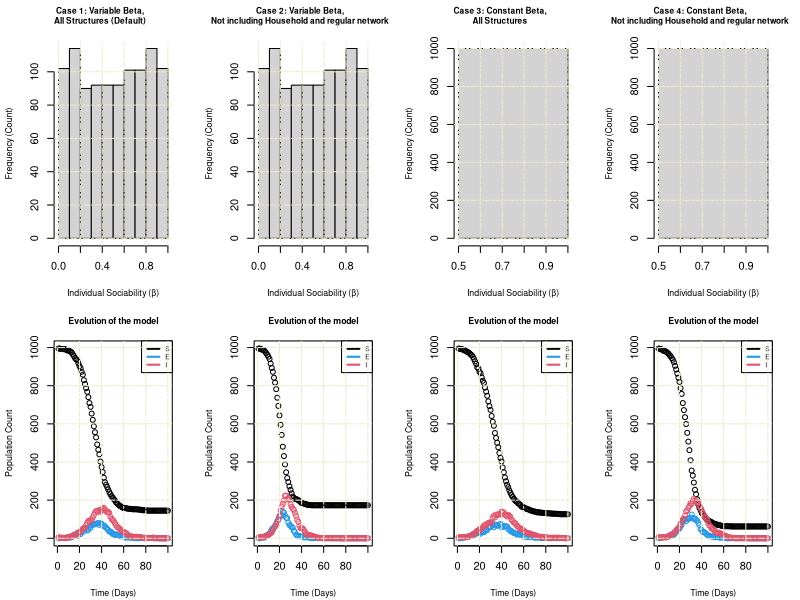

The R script that drew this image:
# This assignment was completed collaboratively by 
# Mansi Neb,
# Riccardo Monforte, and
# Fakhruddin Hakim Hussain.
# Each member contributed approximately one-third (33%) to the total effort,
# covering the setup, model implementation, simulation analysis, and documentation.

# ------------------------------------------------------------------------------#

# GitHub Repo Link: https://github.com/fakhruddin-12/Extended_Statistical_programming_Assignment_1/tree/main

# ------------------------------------------------------------------------------#

# This code implements a refined SEIR (Susceptible, Exposed, Infectious, Recovered)
# epidemiological model that accounts for social structure. It contains functions
# to generate household groups and a contact network, which are then used
# in a simulation to study how these social structures (or lack thereof)
# influence epidemic dynamics.

# ------------------------------------------------------------------------------#

# We start by setting up the population's household structure. We generate
# a vector 'h' where each element is a household ID. People with the same
# household ID live in the same household.

n <- 1000       # Number of people in the population.
hmax <- 5       # The maximum number of people in a single household.

# Create household IDs by repeating 1 to n multiple times, sampled up to hmax
# and then truncating to the population size 'n'.
h <- rep(1:n, (sample(1:hmax, n, replace=TRUE)))[1:n]


# ------------------------------------------------------------------------------#

# Now, we create a function called 'get.net()'.

get.net <- function(beta, h, nc = 15) {

# Purpose: Generate a list-based contact network for the population.
# This network represents regular, non-household contacts based on individual
# 'sociability'.

# Inputs:
#   1) beta: numeric vector of sociability for each person 
#           (higher = more likely to contact others)
#   2) h: vector indicating household membership 
#         (people in the same household share the same value)
#   3) nc: average number of contacts per person (default = 15)

# Output:
# A list where the i-th element is a vector of the contact indices for person i.
  
  n <- length(beta)       # Number of individuals in the population.
  beta_bar <- mean(beta)  # Average sociability value across all individuals.
  
  # Calculate the probability of a contact existing for every possible pair of people.
  # The 'outer' function is a fast, vectorized way to apply the probability formula
  # to all pairs of sociability scores.
  p_mat <- outer(beta, beta, function(bi, bj) {
    nc * bi * bj / (beta_bar^2 * (n - 1))
  })
  
  # Ensure all calculated probabilities are valid (between 0 and 1).
  p_mat <- pmin(1, pmax(0, p_mat))
  
  # Create a logical matrix that identifies pairs of people who are in the same
  # household or are the same person.
  same_house_or_individual <- outer(h, h, "==")
  
  # Set the contact probability to 0 for pairs identified in the previous step.
  p_mat[same_house_or_individual] <- 0
  
  # Initialize an empty matrix to represent the network's connections,
  # where a '1' will denote a link.
  A <- matrix(0, n, n)
  
  # We only consider the upper half of the matrix because the network is symmetric
  # (if a person i is connected to person j, j is also connected to i).
  upper_tri_indices <- upper.tri(A)
  
  # Randomly generate contacts in the upper triangle based on the probability matrix.
  # A contact is formed if a random uniform value is less than the calculated probability.
  A[upper_tri_indices] <- runif(sum(upper_tri_indices)) < p_mat[upper_tri_indices]
  
  # Make the matrix symmetric. This ensures that if a link exists
  # from person i to j, it also exists from j to i, completing the network.
  A <- A | t(A)
  
  # Convert the final network matrix into a list format.
  net <- lapply(1:n, function(i) which(A[i, ] == 1))
  
  return(net)
}

# ------------------------------------------------------------------------------#

# Next, we create a function called 'nseir()'.

nseir <- function(beta, h, alink,
                  alpha = c(.1, .01, .01),  
                  delta = .2, gamma = .4, nc = 15,
                  nt = 100, pinf = .005) {

# Purpose: Run a stochastic SEIR simulation with social structure (households + network).

# Inputs:
#   beta  = individual sociability
#   h     = household IDs
#   alink = list of regular non-household contacts for each person
#   alpha = (alpha_h, alpha_c, alpha_r): daily infection probs 
#           for household, network, random contacts (default = 0.1, 0.01, 0.01)
#   gamma = daily prob E (Exposed) --> I (Infectious) (default = 0.4)
#   delta = daily prob I (Infectious) --> R (Recovered) (default = 0.2)
#   nc    = average contact per person (default = 15)
#   nt    = number of days to simulate (default = 100)
#   pinf  = proportion of infective at day 1 (default = 0.005)

# State encoding: S=0; E=1; I=2; R=3

# Output:
# A list with daily counts of S, E, I, R and the time index t.
  
  n <- length(beta)   # Number of individuals in the population.
  
  # Setting up alpha for each possible social scenario
  alpha_h <- alpha[1]
  alpha_c <- alpha[2]
  alpha_r <- alpha[3]
  
  # Initialize susceptibles
  x <-  rep(0, n)
  
  # Create initial infectives (I=2)
  nI0 <- round(pinf * n)
  x[sample.int(n, nI0)] <- 2 
  
  # Setting up storage for tracking pop state each day
  S <- E <- I <- R <-  rep(0, nt)
  
  # Initialize day 1 storage variables
  S[1] <- sum(x == 0)
  E[1] <- sum(x == 1)
  I[1] <- sum(x == 2)
  R[1] <- sum(x == 3)
  
  # Loop over days
  for (t in 2:nt) {
    
    # Set up next time step
    x_next <- x
    
    # Get position of people in each state (previous day)
    S_idx <- which(x == 0)
    E_idx <- which(x == 1)
    I_idx <- which(x == 2) 
    
    # E-->I transition (latency period ends) with probability gamma
    t_I <- runif(length(E_idx)) < gamma
    x_next[E_idx[t_I]] <- 2
    
    # I-->R transition (recovery) with probability delta
    t_R <- runif(length(I_idx)) < delta
    x_next[I_idx[t_R]] <- 3
    
    
    ##---------------- Scenario 1: infection from household--------------------##
    
    # Get number of infectives per household, then per susceptible
    hmax_val <- max(h)
    I_xfam <- tabulate(h[I_idx], nbins = hmax_val) 
    kxS_h <- I_xfam[h[S_idx]] 
    
    # Probability of being infected by a household member
    p_h <- 1 - (1-alpha_h)^kxS_h
    
    
    ##---------------- Scenario 2: infection from network ---------------------##
    
    # Flag infectives; count I among each susceptible’s contacts
    flag <- rep(FALSE, n)
    flag[I_idx] <- TRUE
    kxS_c <- sapply(alink[S_idx], function(i) sum(flag[i]))
    
    # Probability of being infected by a network member
    p_c <- 1 - (1-alpha_c)^kxS_c
    
    
    ##---------------- Scenario 3: random infection ---------------------------##
    
    # Isolate constant factor for pairwise random contacts
    beta_bar <- mean(beta)
    c0 <-  (alpha_r*nc)/(beta_bar^2*(n-1))
    
    # Compute scaled contact factor for susceptibles (includes sociability and base constant)
    beta_j_scaled <- c0*beta[S_idx] 
    
    # Per-infective sociability
    bi <- beta[I_idx] 
    
    # Pairwise transmission probs (rows = susceptibles, cols = infectives)
    M <- beta_j_scaled %o% bi
    
    # Compute log probability of "no-infection"
    # log1p(-M) is numerically stable for log(1-M)
    lsum <- rowSums(log1p(-M))
    
    # Convert cumulative "no-infection" log-probability to infection probability
    p_r <- 1-exp(lsum) 
    
    # Total probability of being infected assuming independence of the three scenarios
    p_tot <- 1- (1-p_h)*(1-p_c)*(1-p_r)
    
    # S --> E transition with total probability p_tot
    new_E <- runif(length(S_idx)) < p_tot
    x_next[S_idx[new_E]] <- 1
    
    # Commit day and update counts
    x <- x_next
    S[t]<-sum(x==0)
    E[t]<-sum(x==1)
    I[t]<-sum(x==2)
    R[t]<-sum(x==3)
  }
  
  # Return the results
  list(S=S, E=E, I=I, R=R, t=0:(nt-1) , beta = beta)
}

# ------------------------------------------------------------------------------#

# Now, we create function called 'plot_sim()' to generate 2 plots.

# Setting plot window for multiple plots.
par(mfcol=c(2,4),mar=c(4,4,3,2) + 0.1)

plot_sim <- function(seir_matrix , case){
  
  # Purpose: Generate two plots: a histogram of the beta (sociability) distribution 
  # and a time-series plot of the S, E, and I populations.
  
  # Inputs:
  #   seir_matrix: A list containing simulation results (S, E, I, R) and the 
  #                beta vector used, as returned by nseir().
  #   case: An integer (1-4) identifying the simulation case for plotting a title.
  
  # Output:
  # Two plots displayed in the current par() window.
  
  ## Defining title for each case
  title <- switch(case,
                  "1" = "Case 1: Variable Beta,\nAll Structures (Default)",
                  "2" = "Case 2: Variable Beta,\nNot including Household and regular network",
                  "3" = "Case 3: Constant Beta,\nAll Structures",
                  "4" = "Case 4: Constant Beta,\nNot including Household and regular network")
  
  ## Generating the location for the title of each case.
  at_params = (1:4 - 0.5) /4
  
  ## Plot 1: Histogram of beta distribution
  hist(seir_matrix$beta,xlab="Individual Sociability (β)", ylab="Frequency (Count)", 
       main = "" ,cex.lab = 0.8) ## beta distribution
  
  ## Adding grid lines to the histogram 
  grid (NULL,NULL, lty = 6, col = "cornsilk2")
  
  ## Plot 2: Time-series of SEIR population counts
  
  ## Plotting the S (Susceptible) vector
  plot(seir_matrix$S,ylim=c(0,max(seir_matrix$S)),xlab="Time (Days)",ylab="Population Count",
       main = "Evolution of the model" , 
       cex.main = 0.8 , cex.lab = 0.8) ## S black
  
  ## Plotting the E (Exposed) and I (Infectious) vectors
  points(seir_matrix$E,col=4);points(seir_matrix$I,col=2) ## E (blue) and I (red)
  
  ## Adding legend to the plot
  legend("topright", 
         legend = c("S", "E", "I"),
         col = c(1, 4, 2), # Black, Blue, Red
         lty = 1, # Line type
         lwd = 2, # Line width
         cex = 0.6) # Font size
  
  ## Adding grid lines to the plot
  grid (NULL,NULL, lty = 6, col = "cornsilk2")
  
  ## Adding the title for the particular case
  mtext(title, side = 3, line = -2, outer = TRUE, at = at_params[case], cex = 0.5 , font = 2)
  
}

# ------------------------------------------------------------------------------#

# Now, we create function called 'run_sim()'.

run_sim <- function(beta , h , 
                    alpha = c(0.1 , 0.01,0.01) , delta = 0.2 , gamma = 0.4 ,
                    nc = 15 , nt = 100 , pinf = 0.005){
  
  # Purpose: A function to execute the full simulation pipeline: 
  # create the network and then run the SEIR model.
  
  # Inputs:
  #   beta, h, alpha, delta, gamma, nc, nt, pinf: All parameters required by nseir().
  
  # Output:
  # The list of simulation results returned by nseir().
  
  # Build the social network using the defined function.
  # 'alink' now holds the list of regular contacts for each person.
  alink = get.net(beta , h , nc)
  
  # Running the SEIR model with the given parameters
  seir_matrix = nseir(beta , h , alink , alpha , delta , gamma , nc , nt , pinf)
  
  return (seir_matrix)
}

#--------------------------------------------------------------------#
# EXPERIMENT SETUP: Now we run the four main simulation scenarios as follows:
# (The 'case' variable is used to label the results for plotting and analysis)

## Case 1 : Default Parameters
## Generate beta from a uniform distribution and 
##keep the other parameters with default values.
case = 1
# Sociability vector (beta)
beta = runif(n , 0 , 1)
seir_matrix_case_1 = run_sim(beta = beta , h = h)
plot_sim(seir_matrix_case_1 , case)

#--------------------------------------------------------------------#

## Case 2 : Not including Household and regular network
## We set αh = αc = 0 and αr = 0.04 so that we don't include
## the Household and the regular network and using the beta generated in case 1.
case = 2
## setting αh = αc = 0 and αr = 0.04
alpha_new = c(0 , 0 , 0.04)
seir_matrix_case_2 = run_sim(beta = beta , h = h , alpha = alpha_new)
plot_sim(seir_matrix_case_2 , case)

#--------------------------------------------------------------------#

## Case 3 : Constant Beta
## In this case, we use a constant beta for every person.
## This beta is generated by taking the average of the betas
## generated in case 1 and assigning it for every person in case 3
## along with taking the default values for all the other parameters.        
case = 3
## Taking the average of the beta vector and repeating it 'n' times                    
beta_new = rep(mean(beta) , n)
seir_matrix_case_3 = run_sim(beta = beta_new , h)
plot_sim(seir_matrix_case_3 , case)

#--------------------------------------------------------------------#

## Case 4 : Constant Beta and not including Household and regular network
## This is the combination of case 2 and case 3 where we take a constant beta
## for each person(beta_new) and not include the household and regular network(alpha_new).
case = 4
seir_matrix_case_4 = run_sim(beta = beta_new , h = h , alpha = alpha_new)
plot_sim(seir_matrix_case_4 , case)

#--------------------Outcome comments---------------------------------#

## Case 1 : Default Parameters

# Households and social networks create smaller, localized clusters of infection.
# People tend to infect others within their families or regular contacts, so
# outbreaks rise and fade in small groups.         

## Case 2 : Not including Household and regular network

# Without social structure, the virus mixes more freely across the whole population,
# leading to a more synchronized and intense spread than in the default model. This
# produces a higher and sharper infection peak that also declines faster. In our runs,
# the number of susceptible people remaining at the end is often higher than when families
# and networks are present. In the structured model, households
# and networks slow down transmission by creating repeated and localized contacts,
# which reduce the effective spread of the infection. In the random-mixing scenario,
# infections reach a larger set of individuals, allowing the variability
# in beta to express its mitigating effect: populations with more heterogeneous beta
# values tend to experience a less extensive epidemic overall, leaving a larger share
# of susceptibles at the end. When social structure is present, repeated contacts within
# families and networks seem to limit this positive effect overall, leading to similar epidemic outcomes regardless
# of beta variability.

## Case 3 : Constant Beta

# When beta has no variability, everyone has the same sociability level. With
# households and networks, transmission remains localized: clusters are smaller
# and the epidemic unfolds more slowly. The infection peak is lower but lasts
# longer. The total number of infections is similar to the model with variable beta,
# showing that families and networks can significantly reduce the negative effect of low beta
# variability, even if they don’t provide much benefit when beta variance is high.

## Case 4 : Constant Beta and not including Household and regular network

# With constant beta and no social structure, the epidemic spreads rapidly through
# the entire population, as contacts are more diverse and less repetitive.
# The infection peak is higher and the final number of susceptibles is smaller
# compared to the structured model, meaning that the total number of infected
# individuals is greater. This confirms that, without clustering, homogeneous
# sociability leads to a faster and wider epidemic.
